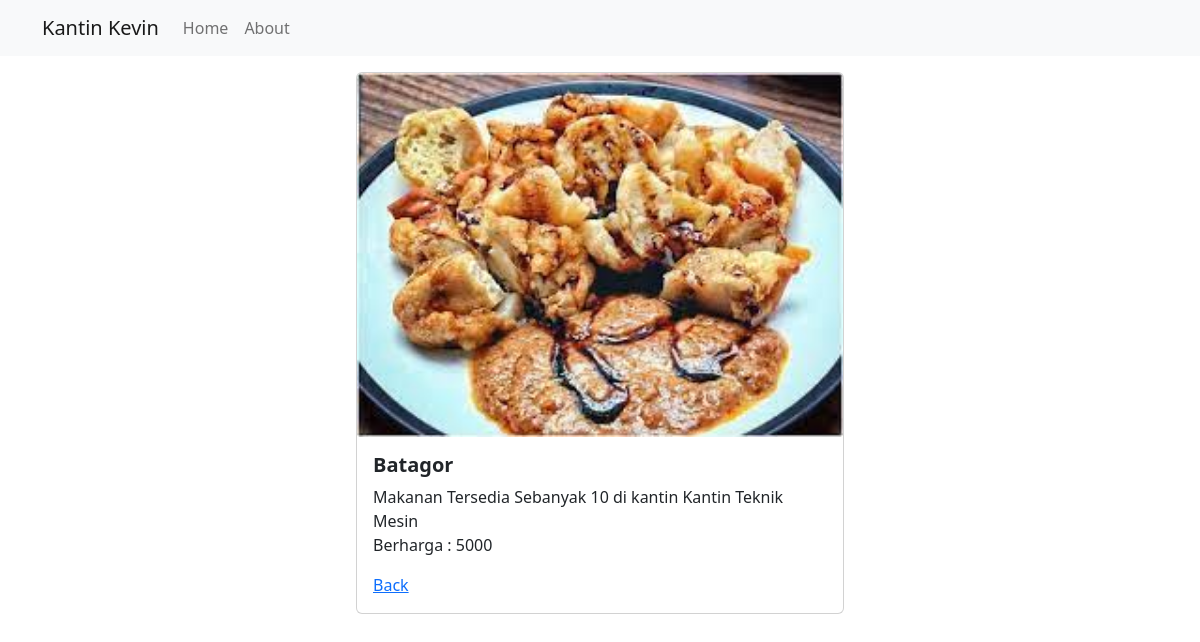
Page /makanan/1 on the committed database.
### makanan/models.py (models this page shows, shortened)
class Makanan(models.Model):
    nama = models.CharField(max_length=250)
    harga = models.IntegerField()
    gambar = models.ImageField(upload_to='makan/images')
    stok = models.IntegerField()
    kantin = models.ForeignKey(Kantin,on_delete=models.CASCADE)
    TERSEDIA = (
        ('0', 'Tidak Tersedia'),
        ('1', 'Tersedia')
    )
    tersedia = models.CharField(max_length=1,choices=TERSEDIA)

class Kantin(models.Model):
    nama = models.CharField(max_length=250)
    phone_regex = RegexValidator(regex=r'^\+?1?\d{9,15}', message="min 8 digit")
    telpon = models.CharField(validators=[phone_regex], max_length = 15, blank=  True)
    def __str__(self):
        return self.nama

### makanan/views.py (the view)
# urls.py: path('makanan/<int:makanan_id>', makananView.detail,name='detail'),
def detail(request,makanan_id):
    makanan = get_object_or_404(Makanan,pk=makanan_id)
    return render(request,'detail.html',{
        'makanan' : makanan,
        'page' : 'about',
        'ketersediaan' : makanan
        })

### makanan/templates/detail.html
{% extends 'base.html' %}
{% block content %}
    <p>
        <div class="col-sm-8 container d-flex align-items-center justify-content-center" style="width: 32rem;">
            <div class="card">
                <img alt="" class="card-img-top" src="{{ makanan.gambar.url }}" />
                <div class="card-body">
                    <h5 class="card-title fw-bold">{{ makanan.nama }}</h5>
                    <p class="card-text">Makanan {{ makanan.get_tersedia_display }} Sebanyak {{ makanan.stok }} di kantin {{ makanan.kantin }}<br/>Berharga : {{ makanan.harga }}</p>
                    <a href='#' onclick="history.back()">Back</a>
                </div>
            </div>
        </div>
    </p>
{% endblock content %}

### rows in the picture
Makanan: gambar (picture), nama "Batagor", tersedia "Tersedia", stok "10", kantin "Kantin Teknik Mesin", harga "5000"
